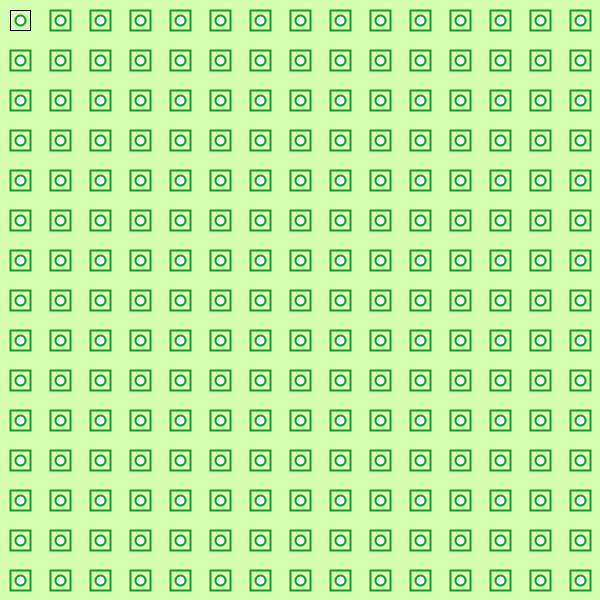
Frame 1 (no input)
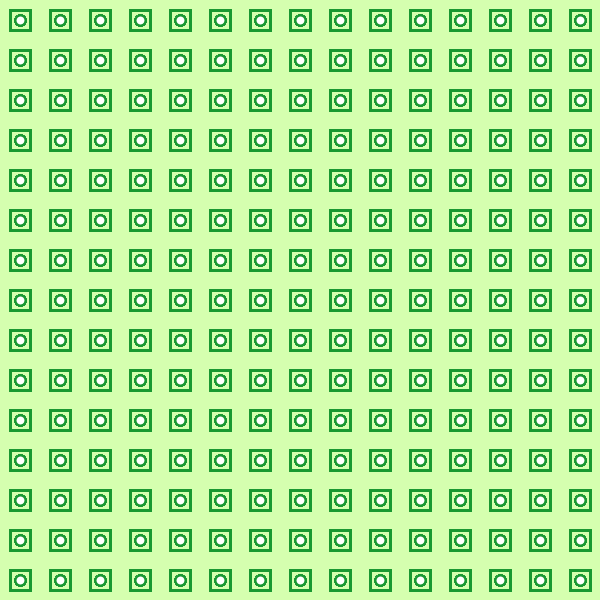
Frame 60 (the mouse pressed at the canvas centre just before this capture)
Frame 120 (the mouse held since frame 60 and released just before this capture): identical to frame 60, image omitted

The Processing sketch that drew these frames (run headless with seeded random() and noise(); from frame 60 on, the mouse is pressed at the canvas centre):

// Processing sketch: processing_143416
// ── processing_143416.pde

// Konkuk University
 // Department of Dynamic Media
 // SOS iDesign
// Name: EOM Hyebin
 // ID:EOM HYE BIN 201420089


void setup(){
size (600, 600);
background(#D5FFAF);
smooth();
 }


void draw() { 


  for (int i = 20; i< width; i = i + 40) { 


    for (int j = 20; j< width; j = j + 40) { 

      noFill(); 
      rectMode(CENTER); 
      rect(i,j,20,20);
      strokeWeight(2); 
      stroke(25,152,49); 
      fill(0); 
      noFill(); 
     fill(255); 
      noFill(); 
      fill(255); 
      ellipse(i,j,10,10); 

     
     
      } 


  } 


} 
 
